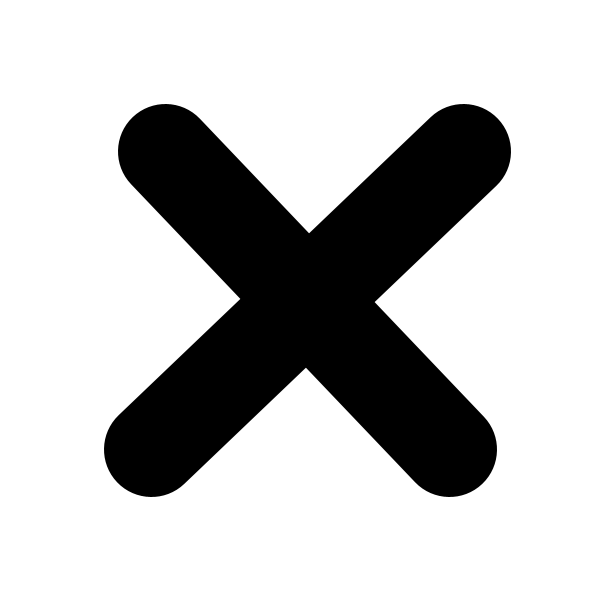
Frame 1 (no input)
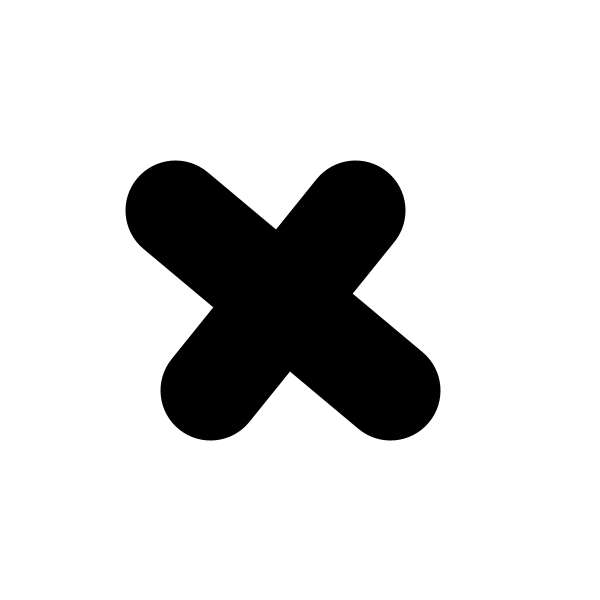
Frame 60 (the mouse pressed at the canvas centre just before this capture)
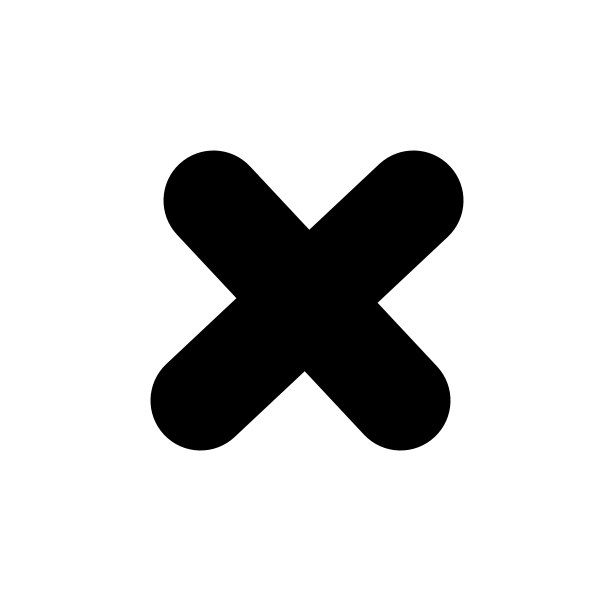
Frame 120 (the mouse held since frame 60 and released just before this capture)

The Processing sketch that drew these frames (run headless with seeded random() and noise(); from frame 60 on, the mouse is pressed at the canvas centre):

// Processing sketch: sketch_2A_1
// ── sketch_2A_1.pde

void setup() {
  size (600, 600);
}
int strokeBaseWeight = 100;

void draw() {
  background(255);
  int strokeWeight = strokeBaseWeight - frameCount * 5 % strokeBaseWeight;
  //int strokeWeight = strokeBaseWeight;
  int lineLengthHalf = 150 - frameCount % 70;
  //int lineLengthHalf = 150;
  float offsetX = random(-50, 50);
  //float offsetX = - 50;

  strokeWeight(strokeWeight);
  println(strokeWeight);
  
  line(width/2 - lineLengthHalf + offsetX, height/2 - lineLengthHalf, width/2 + lineLengthHalf, height/2 + lineLengthHalf);
  line(width/2 + lineLengthHalf + offsetX, height/2 - lineLengthHalf, width/2 - lineLengthHalf, height/2 + lineLengthHalf);
}
